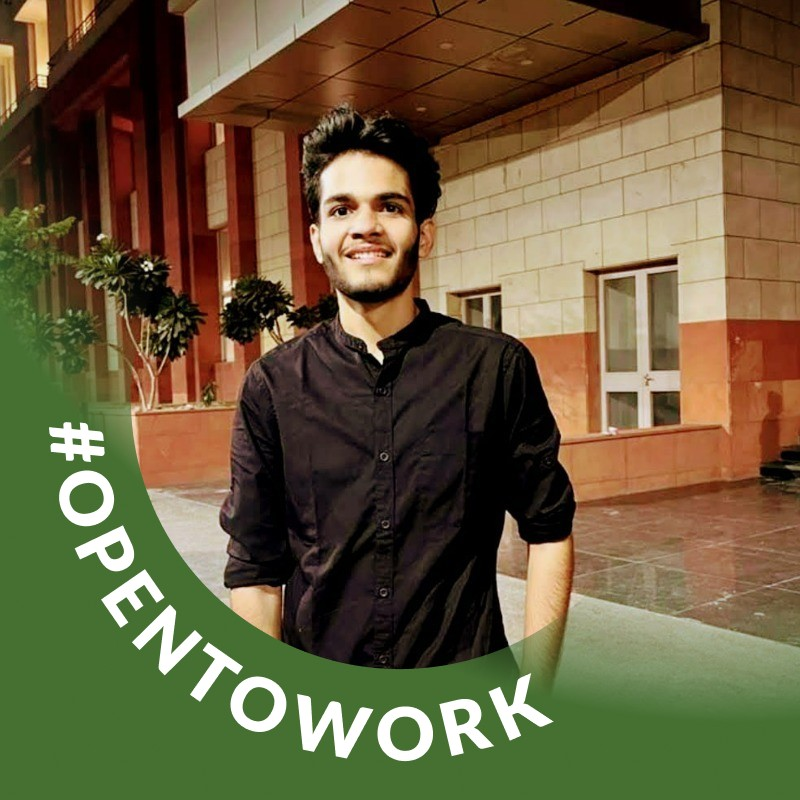
#> input picture test_face.jpg, 800 x 800 px
$ python -i face_recognition.py   (imports and definitions only)
#> lines starting #> are read from the running program, lines starting #| are printed output that depends on the picture
#> further down, picture is the input picture: shape (800, 800, 3); mean B, G, R 60.4, 92.3, 104.3
import cv2
import numpy as np
import pickle
from scipy.spatial.distance import cosine
from keras_facenet import FaceNet

# Load FaceNet model
# [1 line that did not run here, left out]

# Load stored face embeddings
EMBEDDINGS_FILE = "embeddings.pkl"

# [7 lines not run here, left out]

# Load Haar Cascade for face detection
face_cascade = cv2.CascadeClassifier(cv2.data.haarcascades + "haarcascade_frontalface_default.xml")

def get_embedding_from_frame(frame):
    """Detect face, crop it, and extract its embedding."""
    gray = cv2.cvtColor(frame, cv2.COLOR_BGR2GRAY)
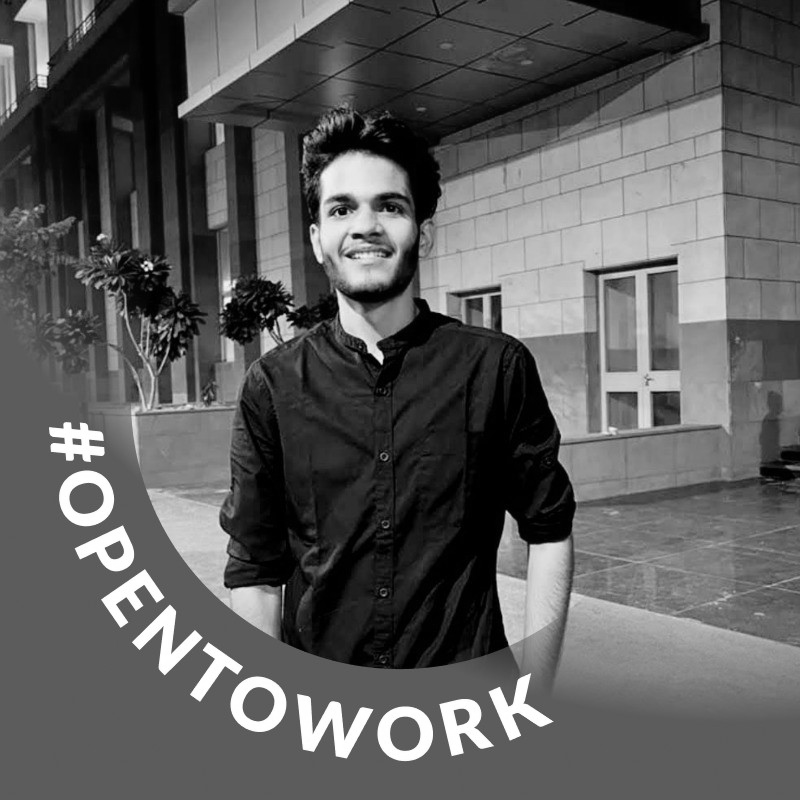
#> gray: shape (800, 800); min 0, max 255, mean 92.2
    faces = face_cascade.detectMultiScale(gray, scaleFactor=1.3, minNeighbors=5)
#> faces = [[297, 153, 139, 139]]

    if len(faces) == 0:
        return None  # No face detected

    x, y, w, h = faces[0]  # Take the first detected face
#> x = 297; y = 153; w = 139; h = 139
    face = frame[y:y+h, x:x+w]  # Crop face
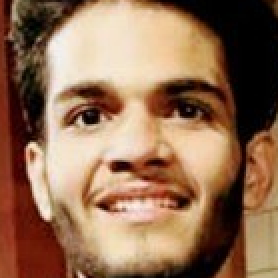
#> face: shape (139, 139, 3) (shown 2 times larger); mean B, G, R 84.3, 110.4, 146.4
    face = cv2.cvtColor(face, cv2.COLOR_BGR2RGB)
    face = cv2.resize(face, (160, 160))  # FaceNet requires 160x160 images
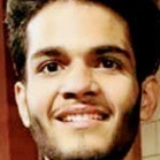
#> face: shape (160, 160, 3); mean R, G, B 146.3, 110.3, 84.2
    face = np.expand_dims(face, axis=0)

#> (the run stopped early here; a loop or call above may not have finished)
